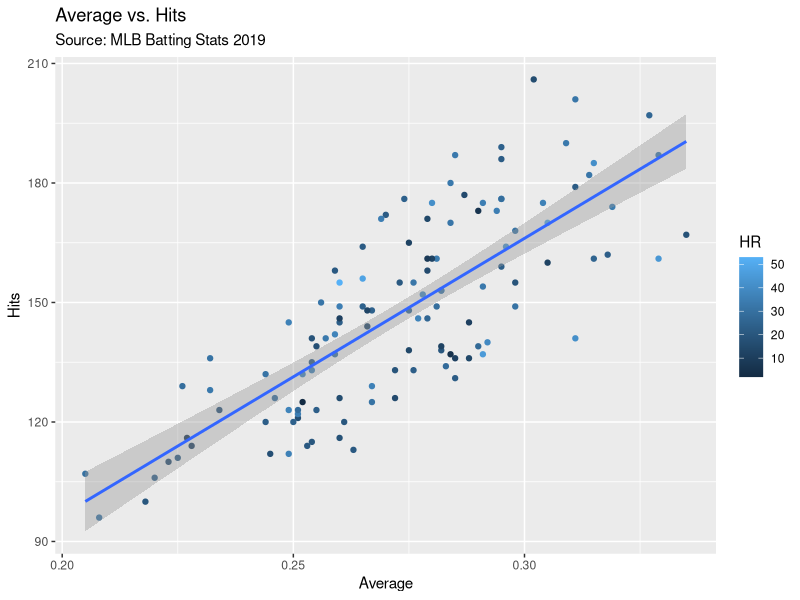
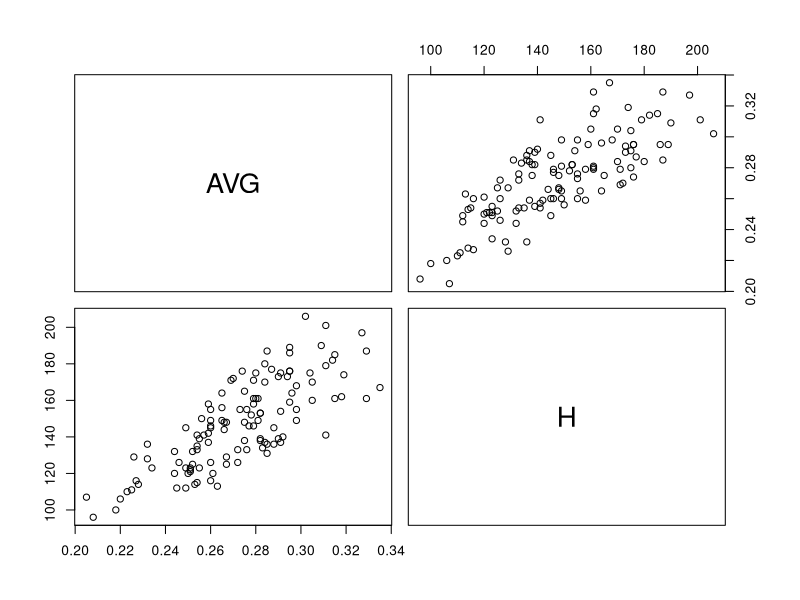
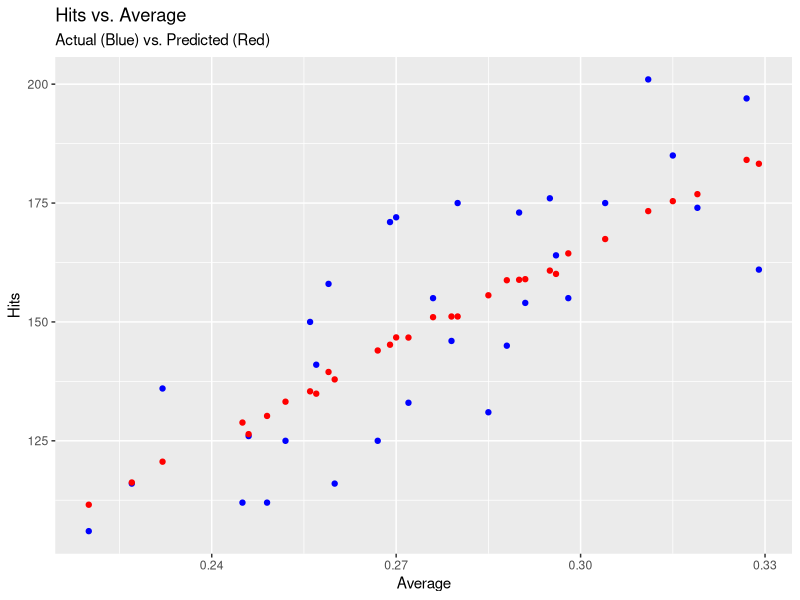

Reproduce these figures in R, in order.
## ---- chunk 1
install.packages("tidyverse")
library(tidyverse)

## ---- chunk 2
batting <- read.csv("batting2019.csv")

structure(batting)
## ---- chunk 3
ggplot(data = batting, mapping = aes(x = AVG, y = H)) +
  geom_point(mapping = aes(color = HR)) +
  geom_smooth(method = "lm") +
  labs(title = "Average vs. Hits" ,
         subtitle = "Source: MLB Batting Stats 2019" ,
         x = "Average", y = "Hits")
## ---- chunk 4
hB19 <- select(batting, c("AVG", "H"))
pairs(hB19)
## ---- chunk 5
hBCorrelation19 <- cor(batting$AVG, batting$H)
## ---- chunk 6
model191 <- lm(H ~ AVG + SLG, data = batting)
model191
## ---- chunk 7
# Create a data frame with AVG and SLG entries
test191 <- data.frame(AVG = c(.305), SLG = c(.500))

# Predict the position with the model and test data
predictedH191 <- predict(model191, test191)
cat("At .305 Average, the Hits is", predictedH191)
## ---- chunk 8
model192 <- lm(H ~ AVG + OBP, data = batting)
model192
## ---- chunk 9
# Create a data frame with AVG and OBP entries
test192 <- data.frame(AVG = c(.305), OBP = c(.400))

# Predict the position with the model and test data
predictedH192 <- predict(model192, test192)
cat("At .305 Average, the Hits is", predictedH192)
## ---- chunk 10
model193 <- lm(H ~ AVG + OBP + SLG, data = batting)
model193
## ---- chunk 11
# Create a data frame with AVG, OBP and SLG entries
test193 <- data.frame(AVG = c(.305), OBP = c(.400), SLG = c(.500))

# Predict the position with the model and test data
predictedH193 <- predict(model193, test193)
cat("At .305 AVG, the H is", predictedH193)
## ---- chunk 12
# Output table with AVG of .305
avg30519 <- subset(batting, AVG == .305)
avg30519

# Calculate the avg and sd of Hits when AVG is .305
avgH19 <- mean(avg30519$H)
sdH19 <- sd(avg30519$H)
## ---- chunk 13
install.packages("caTools")
library(caTools)
## ---- chunk 14
# Set the random seed for repeatability
set.seed(123) 

# Split the data into 3:1 ratio
sample191 = sample.split(batting$AB, SplitRatio = .75)
train191 = subset(batting, sample191 == TRUE)
test191 = subset(batting, sample191 == FALSE)
## ---- chunk 15
predict191 <- lm(H ~ AVG, data = test191)
predict191
## ---- chunk 16
# Predict the position with the model and test data
predictedH191 <- predict(predict191, test191)
predictedH191

# Create data frame with actual and predicted values
battingPrediction191 <- data.frame(AVG = test191$AVG, 
                               ActualH = test191$H,
                               PredictedH = predictedH191)

battingPrediction191
## ---- chunk 17
# Set the random seed for repeatability
set.seed(123) 

# Split the data into 3:1 ratio
sample192 = sample.split(batting$AB, SplitRatio = .75)
train192 = subset(batting, sample192 == TRUE)
test192  = subset(batting, sample192 == FALSE)
## ---- chunk 18
predict192 <- lm(H ~ AVG + OBP, data = train191)
predict192
## ---- chunk 19
# Predict the position with the model and test data
predictedH192 <- predict(predict192, test192)
predictedH192

# Create data frame with actual and predicted values
battingPrediction192 <- data.frame(AVG = test191$AVG, 
                               ActualH = test191$H,
                               PredictedH = predictedH192)

battingPrediction192
## ---- chunk 20
# Set the random seed for repeatability
set.seed(123) 

# Split the data into 3:1 ratio
sample193 = sample.split(batting$AB, SplitRatio = .75)
train193 = subset(batting, sample193 == TRUE)
test193  = subset(batting, sample193 == FALSE)
## ---- chunk 21
predict193 <- lm(H ~ AVG + OBP + SLG, data = train193)
predict193
## ---- chunk 22
# Predict the position with the model and test data
predictedH193 <- predict(predict193, test193)
predictedH193

# Create data frame with actual and predicted values
battingPrediction193 <- data.frame(AVG = test193$AVG, 
                               ActualH = test193$H,
                               PredictedH = predictedH193)

battingPrediction193
## ---- chunk 23
ggplot(data = battingPrediction192, mapping = aes(x = AVG)) +
  geom_point(data = battingPrediction192, 
             mapping = aes(y = ActualH),
             color = "blue") +
  geom_point(data = battingPrediction192, 
             mapping = aes(y = PredictedH), 
             color = "red") +
  labs(title = "Hits vs. Average" ,
        subtitle = "Actual (Blue) vs. Predicted (Red)",
        y = "Hits", x = "Average")
## ---- chunk 24
summary(model192)
## ---- chunk 25
# Using the Metrics library for MSE
install.packages("Metrics")
library(Metrics)
## ---- chunk 26
# Mean Absolute Error
mae191 <- mae(battingPrediction191$ActualH, battingPrediction191$PredictedH)
cat("Mean Absolute Error:", mae191)
## ---- chunk 27
# Mean Squared Error
mse191 <- mse(battingPrediction191$ActualH, battingPrediction191$PredictedH)
cat("Mean Squared Error:", mse191)
## ---- chunk 28
# Root Mean Squared Error
sqrt(mse191)
rmse191 <- rmse(battingPrediction191$ActualH, battingPrediction191$PredictedH)
cat("Root Mean Squared Error:", rmse191)
## ---- chunk 29
# Mean Absolute Error
mae192 <- mae(battingPrediction192$ActualH, battingPrediction192$PredictedH)
cat("Mean Absolute Error:", mae192)
## ---- chunk 30
# Mean Squared Error
mse192 <- mse(battingPrediction192$ActualH, battingPrediction192$PredictedH)
cat("Mean Squared Error:", mse192)
## ---- chunk 31
# Root Mean Squared Error
sqrt(mse192)
rmse192 <- rmse(battingPrediction192$ActualH, battingPrediction192$PredictedH)
cat("Root Mean Squared Error:", rmse192)
## ---- chunk 32
# Mean Absolute Error
mae193 <- mae(battingPrediction193$ActualH, battingPrediction193$PredictedH)
cat("Mean Absolute Error:", mae193)
## ---- chunk 33
# Mean Squared Error
mse193 <- mse(battingPrediction193$ActualH, battingPrediction193$PredictedH)
cat("Mean Squared Error:", mse193)
## ---- chunk 34
# Root Mean Squared Error
sqrt(mse193)
rmse193 <- rmse(battingPrediction193$ActualH, battingPrediction193$PredictedH)
cat("Root Mean Squared Error:", rmse193)
